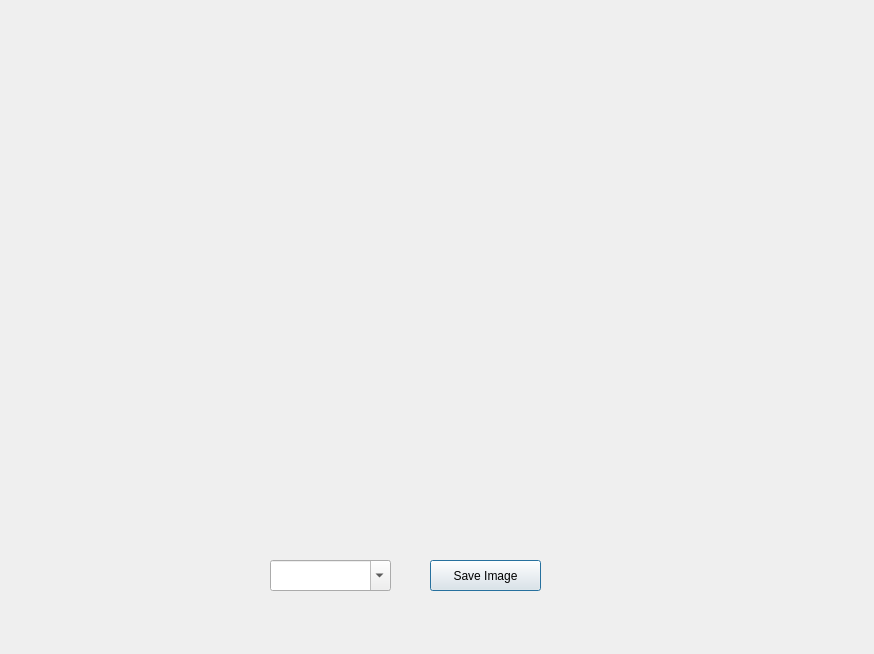
<?xml version="1.0" encoding="UTF-8"?>
<ui version="4.0">
 <class>SubWindow_FaceLogin</class>
 <widget class="QDialog" name="SubWindow_FaceLogin">
  <property name="geometry">
   <rect>
    <x>0</x>
    <y>0</y>
    <width>874</width>
    <height>654</height>
   </rect>
  </property>
  <property name="windowTitle">
   <string>Dialog</string>
  </property>
  <widget class="QPushButton" name="pushButton_saveImage">
   <property name="geometry">
    <rect>
     <x>430</x>
     <y>560</y>
     <width>111</width>
     <height>31</height>
    </rect>
   </property>
   <property name="text">
    <string>Save Image</string>
   </property>
  </widget>
  <widget class="QWidget" name="verticalLayoutWidget">
   <property name="geometry">
    <rect>
     <x>30</x>
     <y>30</y>
     <width>811</width>
     <height>471</height>
    </rect>
   </property>
   <layout class="QVBoxLayout" name="verticalLayout"/>
  </widget>
  <widget class="QComboBox" name="comboBox_userFolder">
   <property name="geometry">
    <rect>
     <x>270</x>
     <y>560</y>
     <width>121</width>
     <height>31</height>
    </rect>
   </property>
   <property name="editable">
    <bool>true</bool>
   </property>
  </widget>
 </widget>
 <resources/>
 <connections/>
</ui>
